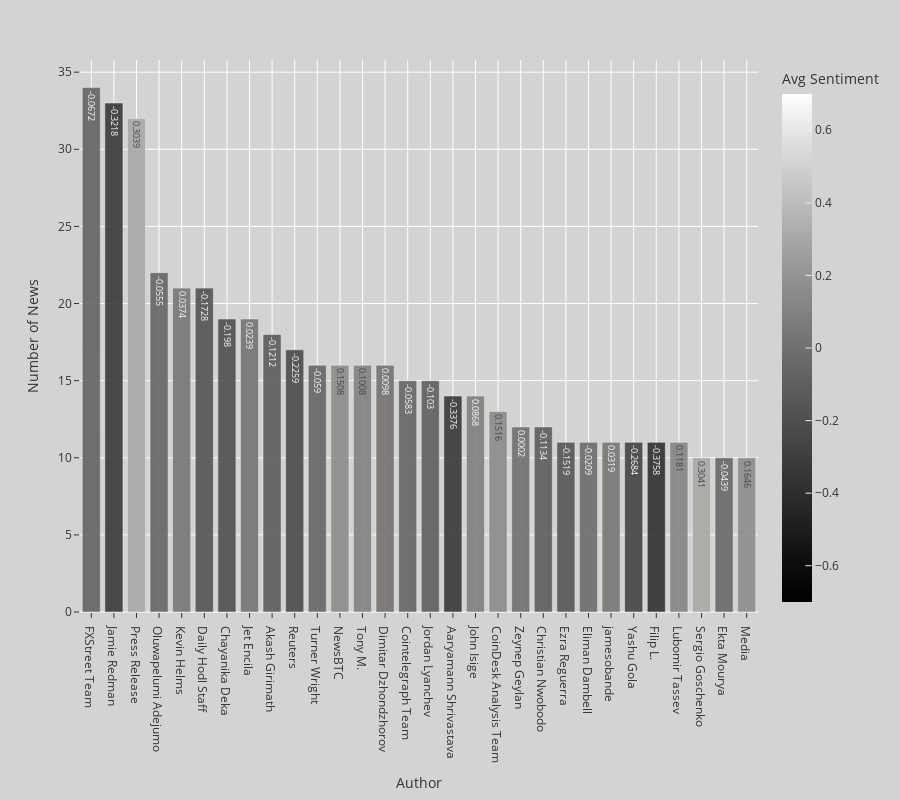

The code cell stored with this chart in its notebook:
### Markdown cell above
---

### Code cell
fig1 = px.bar(df, x='author', y='number_of_all_news', color='average_sentiment', height=800, opacity=0.9, 
              range_color=[-0.7,0.7], color_continuous_scale=colors.sequential.gray, text='average_sentiment',                                    #other range colors at https://plotly.com/python/builtin-colorscales/
              labels={'author':"Author", 'number_of_all_news':'Number of News', 'average_sentiment':'Avg Sentiment'})
fig1.update_layout(template='ggplot2', paper_bgcolor='rgb(211, 211, 211)', plot_bgcolor='rgb(211, 211, 211)')
fig1.show()

### Figure 1 — Plotly figure (JSON) as saved in the notebook; plotly's stock layout.template omitted (floating-point values rounded to 4 significant figures)
{"data": [{"alignmentgroup": "True", "hovertemplate": "Author=%{x}<br>Number of News=%{y}<br>Avg Sentiment=%{marker.color}<extra></extra>", "legendgroup": "", "marker": {"color": [-0.0672, -0.3218, 0.3039, -0.0555, 0.0374, -0.1728, -0.198, 0.0239, -0.1212, -0.2259, -0.059, 0.1508, 0.1008, 0.0098, -0.0583, -0.103, -0.3376, 0.0868, 0.1516, 0.0002, -0.1134, -0.1519, -0.0209, 0.0319, -0.2684, -0.3758, 0.1181, 0.3041, -0.0439, 0.1646], "coloraxis": "coloraxis", "opacity": 0.9, "pattern": {"shape": ""}}, "name": "", "offsetgroup": "", "orientation": "v", "showlegend": false, "text": [-0.0672, -0.3218, 0.3039, -0.0555, 0.0374, -0.1728, -0.198, 0.0239, -0.1212, -0.2259, -0.059, 0.1508, 0.1008, 0.0098, -0.0583, -0.103, -0.3376, 0.0868, 0.1516, 0.0002, -0.1134, -0.1519, -0.0209, 0.0319, -0.2684, -0.3758, 0.1181, 0.3041, -0.0439, 0.1646], "textposition": "auto", "type": "bar", "x": ["FXStreet Team", "Jamie Redman", "Press Release", "Oluwapelumi Adejumo", "Kevin Helms", "Daily Hodl Staff", "Chayanika Deka", "Jet Encila", "Akash Girimath", "Reuters", "Turner Wright", "NewsBTC", "Tony M.", "Dimitar Dzhondzhorov", "Cointelegraph Team", "Jordan Lyanchev", "Aaryamann Shrivastava", "John Isige", "CoinDesk Analysis Team", "Zeynep Geylan", "Christian Nwobodo", "Ezra Reguerra", "Eliman Dambell", "jamesobande", "Yashu Gola", "Filip L.", "Lubomir Tassev", "Sergio Goschenko", "Ekta Mourya", "Media"], "xaxis": "x", "y": [34, 33, 32, 22, 21, 21, 19, 19, 18, 17, 16, 16, 16, 16, 15, 15, 14, 14, 13, 12, 12, 11, 11, 11, 11, 11, 11, 10, 10, 10], "yaxis": "y"}], "layout": {"barmode": "relative", "coloraxis": {"cmax": 0.7, "cmin": -0.7, "colorbar": {"title": {"text": "Avg Sentiment"}}, "colorscale": [[0, "rgb(0, 0, 0)"], [0.09091, "rgb(16, 16, 16)"], [0.1818, "rgb(38, 38, 38)"], [0.2727, "rgb(59, 59, 59)"], [0.3636, "rgb(81, 80, 80)"], [0.4545, "rgb(102, 101, 101)"], [0.5455, "rgb(124, 123, 122)"], [0.6364, "rgb(146, 146, 145)"], [0.7273, "rgb(171, 171, 170)"], [0.8182, "rgb(197, 197, 195)"], [0.9091, "rgb(224, 224, 223)"], [1, "rgb(254, 254, 253)"]]}, "height": 800, "legend": {"tracegroupgap": 0}, "margin": {"t": 60}, "paper_bgcolor": "rgb(211, 211, 211)", "plot_bgcolor": "rgb(211, 211, 211)", "xaxis": {"anchor": "y", "domain": [0, 1], "title": {"text": "Author"}}, "yaxis": {"anchor": "x", "domain": [0, 1], "title": {"text": "Number of News"}}}}
